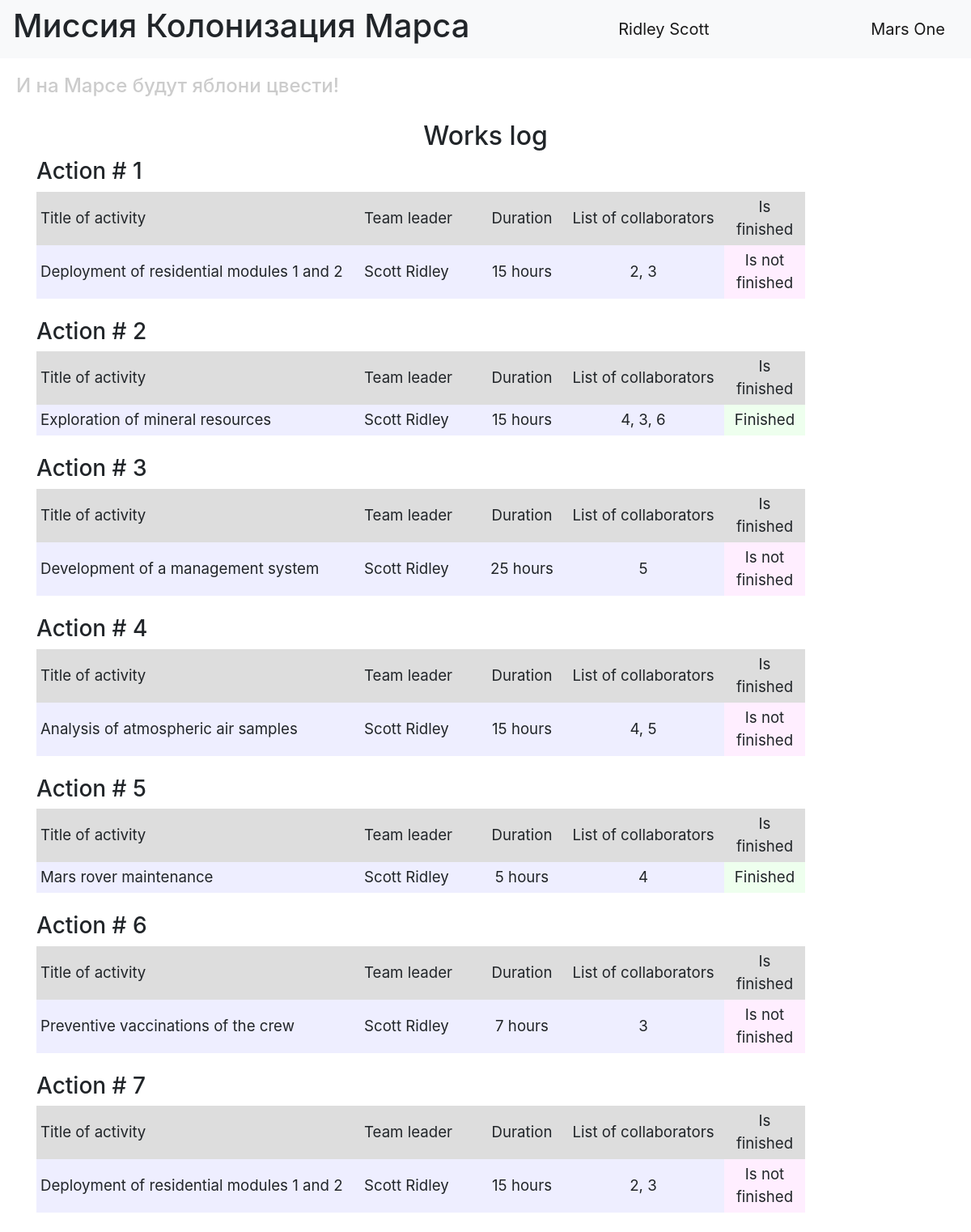
The page / (signed in) on the database its author committed.
### data/users.py (models this page shows, shortened)
class User(SqlAlchemyBase, UserMixin, SerializerMixin):
    __tablename__ = 'users'
    id = sqlalchemy.Column(sqlalchemy.Integer, primary_key=True, autoincrement=True)
    surname = sqlalchemy.Column(sqlalchemy.String, nullable=True)
    name = sqlalchemy.Column(sqlalchemy.String, nullable=True)
    age = sqlalchemy.Column(sqlalchemy.Integer, nullable=True)
    position = sqlalchemy.Column(sqlalchemy.String, nullable=True)
    speciality = sqlalchemy.Column(sqlalchemy.String, nullable=True)
    address = sqlalchemy.Column(sqlalchemy.String, nullable=True)
    email = sqlalchemy.Column(sqlalchemy.String, index=True, unique=True, nullable=True)
    hashed_password = sqlalchemy.Column(sqlalchemy.String, nullable=True)
    modified_date = sqlalchemy.Column(sqlalchemy.DateTime, default=datetime.datetime.now)

### data/jobs.py (models this page shows)
class Jobs(SqlAlchemyBase, SerializerMixin):
    __tablename__ = 'jobs'
    id = sqlalchemy.Column(sqlalchemy.Integer,
                           primary_key=True, autoincrement=True)
    team_leader = sqlalchemy.Column(sqlalchemy.Integer, sqlalchemy.ForeignKey('users.id'), nullable=True)
    job = sqlalchemy.Column(sqlalchemy.String, nullable=True)
    work_size = sqlalchemy.Column(sqlalchemy.Integer, nullable=True)
    collaborators = sqlalchemy.Column(sqlalchemy.String, nullable=True)
    start_date = sqlalchemy.Column(sqlalchemy.DateTime,
                                   default=datetime.datetime.now)
    end_date = sqlalchemy.Column(sqlalchemy.DateTime,
                                 default=datetime.datetime.now)
    is_finished = sqlalchemy.Column(sqlalchemy.Boolean, nullable=True)
    user = orm.relationship('User')

### server.py (the view)
@app.route("/")
def index():
    session = db_session.create_session()
    jobs = session.query(Jobs).all()
    users = session.query(User).all()
    names = {user.id: (user.surname, user.name) for user in users}
    return render_template("index.html", jobs=jobs, names=names)

### data/db_session.py (called while the page is built)
def create_session() -> Session:
    return __factory()

### server.py (called while the page is built)
@login_manager.user_loader
def load_user(user_id):
    db_sess = db_session.create_session()
    return db_sess.query(User).get(user_id)

### templates/index.html (shortened to what this page needs)
{% extends "base.html" %}
{% block content %}
<h2 align="center">Works log</h2>
{% for job in jobs %}
<h3>Action # {{ job.id }}</h3>
<div class="table_container">
    <table class="my_table">
        <tr class="my_row">
            <td class="title" width="400px" bgcolor="#dddddd">Title of activity</td>
            <td class="title" width="150px" bgcolor="#dddddd">Team leader</td>
            <td class="title" width="100px" bgcolor="#dddddd" align="center">Duration</td>
            <td class="title" width="200px" bgcolor="#dddddd" align="center">List of collaborators</td>
            <td class="title" width="100px" bgcolor="#dddddd" align="center">Is finished</td>
        </tr>
        <tr class="my_row">
            <td class="ordinary" bgcolor="#eeeeff">{{ job.job.capitalize() }}</td>
            <td class="ordinary" bgcolor="#eeeeff">{{ names[job.team_leader][0] }} {{ names[job.team_leader][1] }}</td>
            <td class="ordinary" bgcolor="#eeeeff" align="center">{{ job.work_size }} hours</td>
            <td class="ordinary" bgcolor="#eeeeff" align="center">{{ job.collaborators }}</td>
            {% if job.is_finished %}
            <td class="ordinary" bgcolor="#eeffee" align="center">Finished</td>
            {% else %}
            <td class="ordinary" bgcolor="#ffeeff" align="center">Is not finished</td>
            {% endif %}
        </tr>
    </table>
</div>
<br>
{% endfor %}
{% endblock %}

### templates/base.html (shortened to what this page needs)
<!DOCTYPE html>
<html lang="en">
<head>
    <link rel="stylesheet" href="https://stackpath.bootstrapcdn.com/bootstrap/4.4.1/css/bootstrap.min.css"
>
    <link rel="stylesheet" type="text/css" href="../static/css/style.css"/>
</head>
<body>
<header>
    <nav class="navbar navbar-light bg-light">
        <h1>Миссия Колонизация Марса</h1>
        {% if current_user.is_authenticated %}
        <a class="navbar-brand" href="/logout">{{ current_user.name }} {{ current_user.surname }}</a>
        {% else %}
        <p>
            <a class="btn btn-primary " href="/register">Register</a>
            <a class="btn btn-success" href="/login">Log in</a>
        </p>
        {% endif %}
        <a class="navbar-brand" href="#">Mars One</a>
    </nav>
    <h4>И на Марсе будут яблони цвести!</h4>
</header>
<main role="main" class="container">
    {% block content %}{% endblock %}
</main>
</body>
</html>

### static/css/style.css (style rules this page uses)
td.title { background-color: "#dddddd"; align: "center"; font-size: 14pt; padding: 5px; }
td.ordinary { background-color: "#eeeeff"; align: "center"; font-size: 14pt; padding: 5px; }
h4 { color: #cccccc; padding: 20px; }

### rows shown on the page
User: name "Ridley", surname "Scott"
Jobs: id "1", job "Deployment of residential modules 1 and 2", team_leader.surname "Scott", team_leader.name "Ridley", work_size "15", collaborators "2, 3", is_finished "Is not finished"
Jobs: id "2", job "Exploration of mineral resources", team_leader.surname "Scott", team_leader.name "Ridley", work_size "15", collaborators "4, 3, 6", is_finished "Finished"
Jobs: id "3", job "Development of a management system", team_leader.surname "Scott", team_leader.name "Ridley", work_size "25", collaborators "5", is_finished "Is not finished"
Jobs: id "4", job "Analysis of atmospheric air samples", team_leader.surname "Scott", team_leader.name "Ridley", work_size "15", collaborators "4, 5", is_finished "Is not finished"
Jobs: id "5", job "Mars rover maintenance", team_leader.surname "Scott", team_leader.name "Ridley", work_size "5", collaborators "4", is_finished "Finished"
Jobs: id "6", job "Preventive vaccinations of the crew", team_leader.surname "Scott", team_leader.name "Ridley", work_size "7", collaborators "3", is_finished "Is not finished"
Jobs: id "7", job "Deployment of residential modules 1 and 2", team_leader.surname "Scott", team_leader.name "Ridley", work_size "15", collaborators "2, 3", is_finished "Is not finished"
